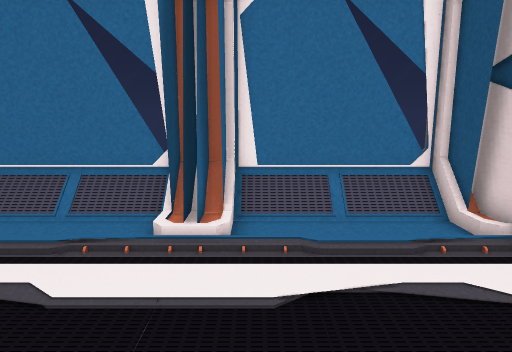
view 1 (above)

16 first-person views from a walk through a 3-D level made in the Unity game engine. The camera is 1.5 m above the floor, tilts 10° down and sees 70° across. The floor is counted in squares, 0.5 m on a side. Each view is taken from the middle of a square. On the plan, view 1 faces up. The plan holds only what a view shows up to about 20 squares ahead; the rest is blank. The player is left out.

view 2
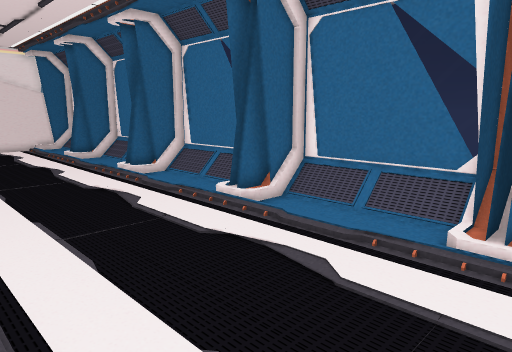

view 3
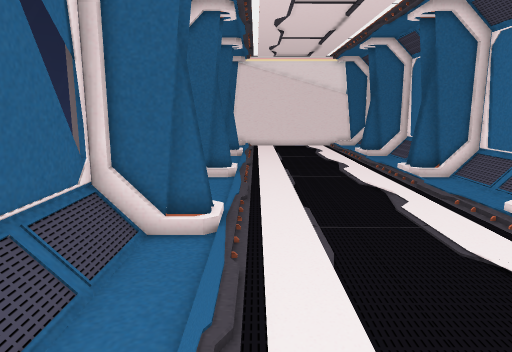

view 4
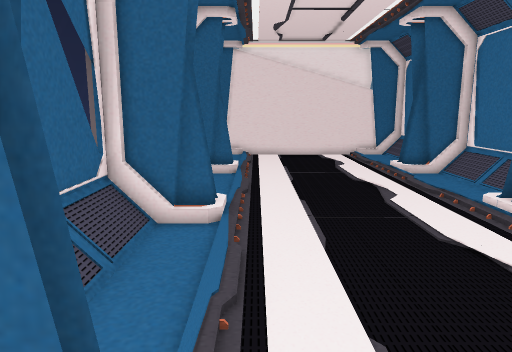

view 5
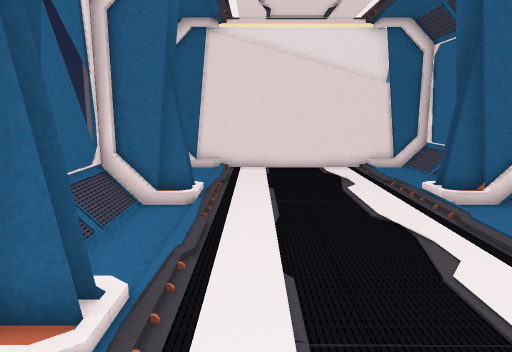

view 6
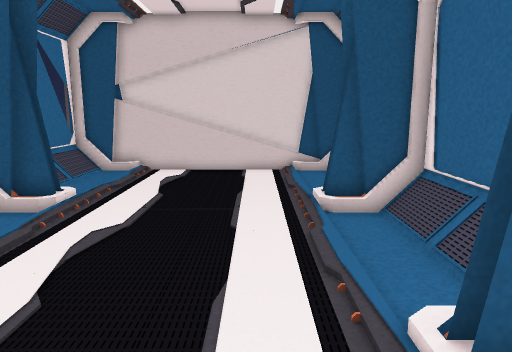

view 7
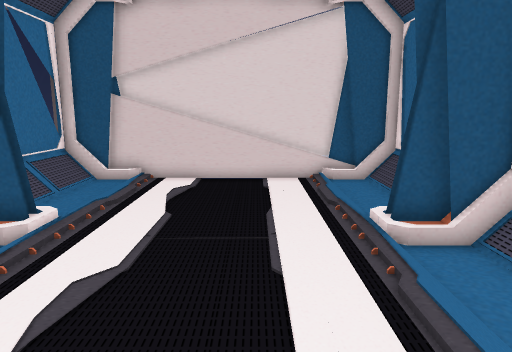

view 8
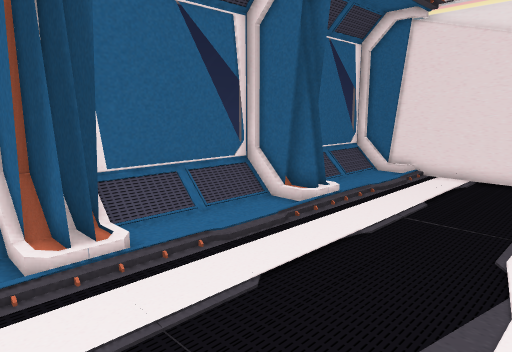

view 9
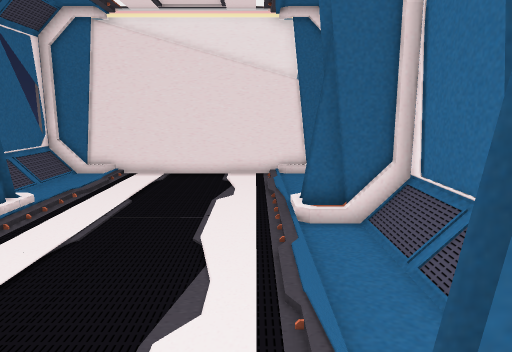

view 10
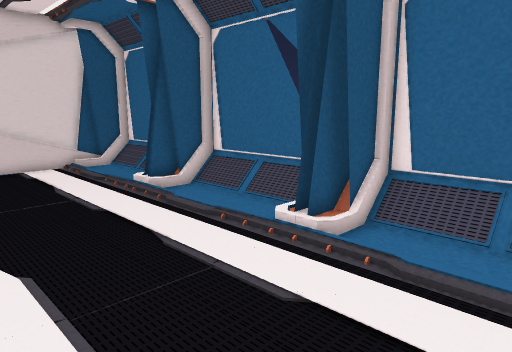

view 11
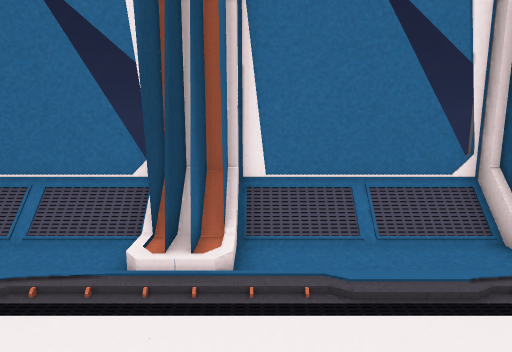

view 12
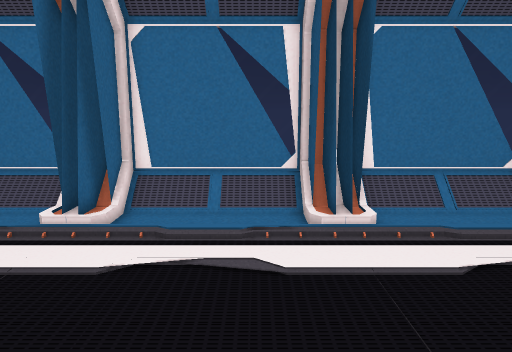

view 13
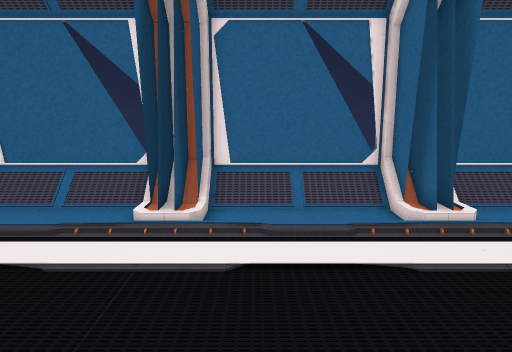

view 14
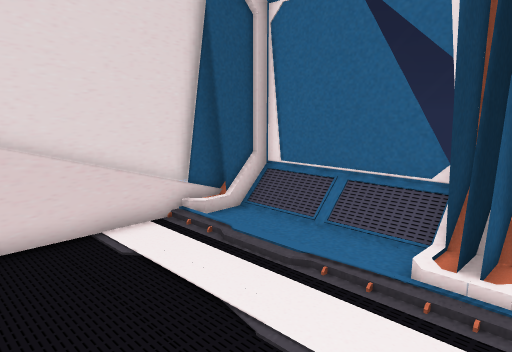

view 15
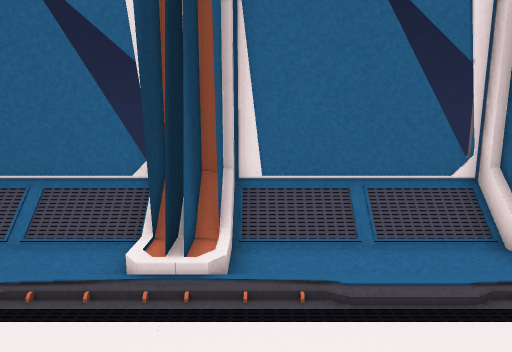

view 16
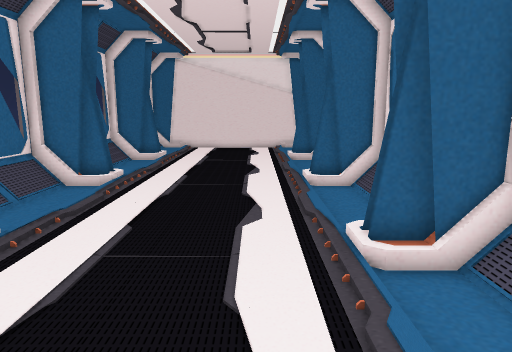

### Floor plan
Key: @ floor where view 1 was taken; # wall or solid block; . floor; / step, stairs or slope; = window, fence, low wall or low ledge.
Columns run from 33 left of view 1 to 7 right of it. Each row starts with its distance up from view 1.
 11 ##=====###=====###=====###=====##=====#
 10 #//////##//////##//////##//////##/////##
  9 #......##......##......##......##......#
  8 #......//......//......//......//......#
  7 #......................................##
  6 #......................................=#
  5 #......................................=#
  4 #......................................=#
  3 #......................................=#
  2 #......................................=#
  1 #......................................=#
  0 #......#=......#=......#=......//@.....=#
 -1 #......##......##......##......##.....###
 -2 #//////##//////##//////##//////##/////##
 -3 #======##======##======##======##=====#

Positions as (right, up) in squares from view 1, and headings:
1: (0, 0), facing up
2: (0, 0), facing up-left
3: (0, 1), facing left
4: (-7, 1), facing left
5: (-13, 2), facing left
6: (-13, 2), facing right
7: (-10, 3), facing right
8: (-15, 7), facing down-left
9: (-15, 7), facing left
10: (-15, 7), facing down-right
11: (-16, 2), facing up
12: (-20, -2), facing up
13: (-20, 10), facing down
14: (-3, 6), facing down-right
15: (-3, 6), facing down
16: (-2, 6), facing left
